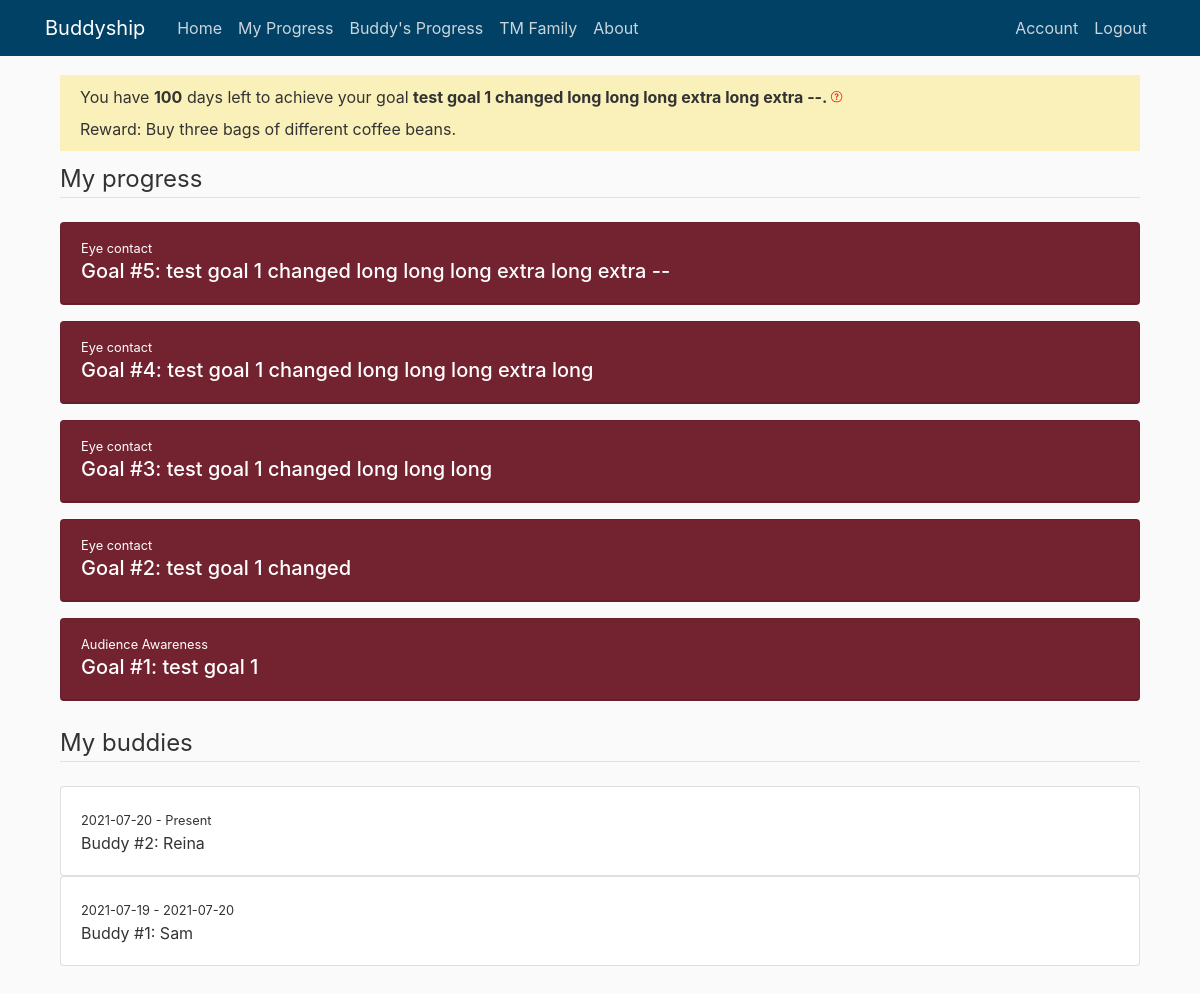
Page /my_progress (signed in) on the earlier database version.
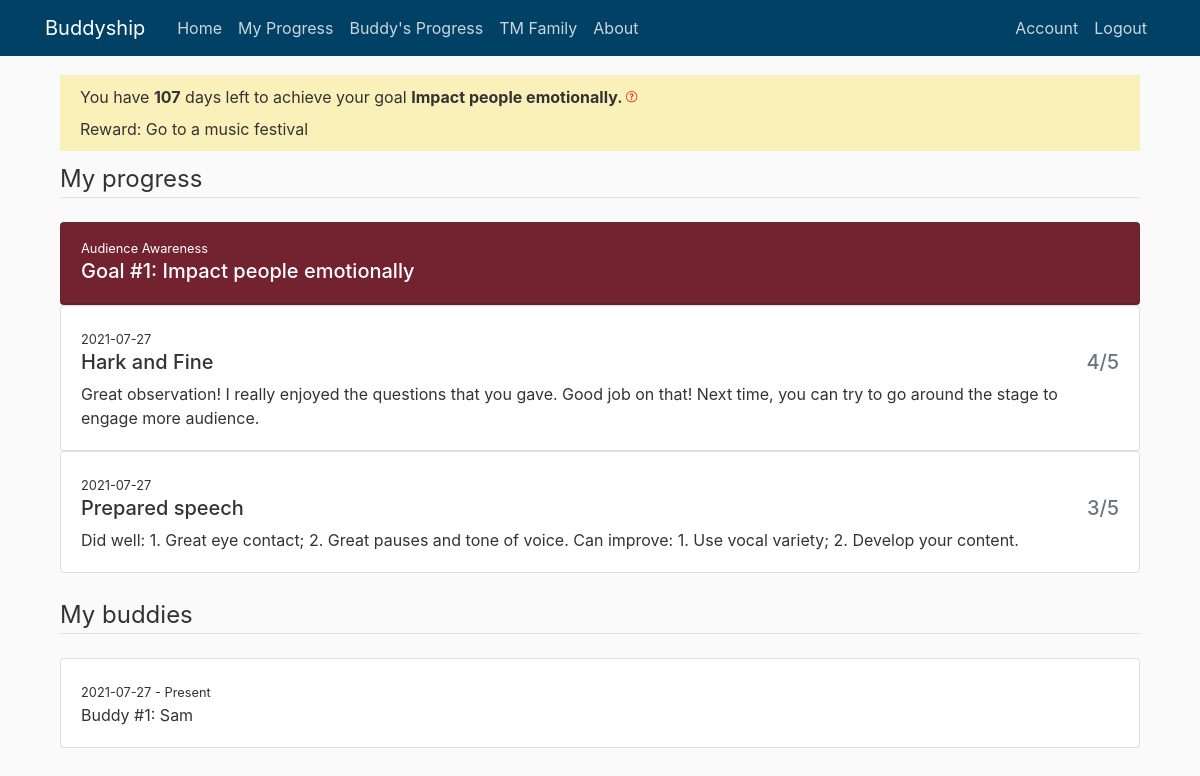
Same page on the later database version.
### buddyship/models.py (models this page shows, shortened)
class Goal(db.Model):
    id = db.Column(db.Integer, primary_key=True)
    general_goal = db.Column(db.String(150))
    specific_goal = db.Column(db.String(150))
    goal_count = db.Column(db.Integer, default=1)
    goal_reward = db.Column(db.String(150))
    start_date = db.Column(db.DateTime, default=func.now())
    end_date = db.Column(db.DateTime)
    user_id = db.Column(db.Integer, db.ForeignKey('user.id'), nullable=False)

class User(db.Model, UserMixin):
    id = db.Column(db.Integer, primary_key=True)
    if_admin = db.Column(db.Boolean, nullable=False)
    active = db.Column(db.Boolean(), nullable=False)
    first_name = db.Column(db.String(20), unique=True, nullable=False)
    email = db.Column(db.String(120), unique=True, nullable=False)
    password = db.Column(db.String(60), nullable=False)
    current_buddy = db.Column(db.String(150))
    current_general_goal = db.Column(db.String(150))
    current_specific_goal = db.Column(db.String(150))
    current_reward = db.Column(db.String(150))
    confirmed_at = db.Column(db.Date, nullable=False)
    buddies = db.relationship('Buddy', backref='owner', lazy=True)
    goals = db.relationship('Goal', backref='owner', lazy=True)
    record_progresses = db.relationship('Progress', backref='giver', lazy=True)

class Buddy(db.Model):
    id = db.Column(db.Integer, primary_key=True)
    buddy_name = db.Column(db.String(100), nullable=False)
    buddy_count = db.Column(db.Integer, default=1)
    start_date = db.Column(db.DateTime, default=func.now())
    end_date = db.Column(db.DateTime)
    user_id = db.Column(db.Integer, db.ForeignKey('user.id'), nullable=False)
    buddy_progresses = db.relationship(
        'Progress', backref='receiver', lazy=True)

class Progress(db.Model):
    id = db.Column(db.Integer, primary_key=True)
    buddy_role = db.Column(db.String(150))
    buddy_score = db.Column(db.String(150))
    buddy_comment = db.Column(db.String(1500))
    date = db.Column(db.DateTime, default=func.now())
    buddy_goal = db.Column(db.String(150))
    user_id = db.Column(db.Integer, db.ForeignKey('user.id'))
    buddy_id = db.Column(db.Integer, db.ForeignKey('buddy.id'))

### buddyship/progresses/routes.py (the view)
@progresses.route('/my_progress', methods=['GET'])
@login_required
def my_progress():
    if current_user.current_buddy == None:
        flash('Please set up your buddy and your goal first. ', 'danger')
        return redirect(url_for('users.set_up'))
    else:
        buddies = Buddy.query.filter_by(
            buddy_name=current_user.first_name).all()
        id_lst = []
        for buddy in buddies:
            id_lst.append(buddy.user_id)
        return render_template("my_progress.html", title='My Progress', user=current_user,
                               buddy_accounts=User.query.filter(
                                   User.id.in_(id_lst)).all(),
                               current_time=date.today())

### buddyship/models.py (called while the page is built)
@login_manager.user_loader
def load_user(user_id):
    return User.query.get(int(user_id))

### buddyship/templates/my_progress.html (shortened to what this page needs)
{% extends "layout.html" %}
{% block content %}
<div class="content-section">
    <div class="subtitle-section">
        You have <b>{{ (user.goals[-1].end_date.date() - current_time).days }}</b></span> days left
        to achieve your goal
        <b>{{ user.current_specific_goal }}. </b> <label data-toggle="tooltip" data-placement="top"
            title="We encourage you to use 6 months to complete one goal. You can always change your goal on 'Account' tab. ">
        </label>
        <br />Reward: {{ user.current_reward }}
    </div>
    <legend class="border-bottom mb-4">My progress</legend>
    {% for goal in user.goals|reverse %}
    <div class="card bg-red text-white mt-3">
        <div class="card-header">
            <small>{{ goal.general_goal }}</small>
            <h5>
                Goal #{{ goal.goal_count }}: {{ goal.specific_goal }}</h5>
        </div>
    </div>
    {% for buddy_account in buddy_accounts|reverse %}
    {% for progress in buddy_account.record_progresses|reverse %}
    {% if progress.buddy_goal == goal.general_goal + ' - ' + goal.specific_goal %}
    <div class="card">
        <div class="card-body">
            <small>{{ progress.date.date() }}</small>
            <h5 class="row align-items-start">
                <div class="col">{{ progress.buddy_role }}</div>
                <div class="col text-right text-muted">{{ progress.buddy_score[0] }}/5</div>
            </h5>
            <p class="card-text">{{ progress.buddy_comment }}</p>
        </div>
    </div>
    {% endif %}
    {% endfor %}
    {% endfor %}
    {% endfor %}
</div>
<br>
<legend class="border-bottom mb-4">My buddies</legend>
{% for buddy in user.buddies|reverse %}
<div class="card">
    <div class="card-body">
        <small>{{ buddy.start_date.date() }} -
            {% if buddy.end_date == None %} Present
            {% else %} {{ buddy.end_date.date() }}
            {% endif %}</small>
        <p class="card-text">Buddy #{{ buddy.buddy_count }}: {{ buddy.buddy_name }}</p>
    </div>
</div>
{% endfor %}
<br>
</div>
{% endblock content %}

Differences in the rows shown:
removed Goal: (user.goals[-1].end_date.date()-current_time).days "100", general_goal "Eye contact", goal_count "5", specific_goal "test goal 1 changed long long long extra long extra --"
removed Goal: general_goal "Eye contact", goal_count "4", specific_goal "test goal 1 changed long long long extra long"
removed Goal: general_goal "Eye contact", goal_count "3", specific_goal "test goal 1 changed long long long"
removed Goal: general_goal "Eye contact", goal_count "2", specific_goal "test goal 1 changed"
removed Buddy: start_date "2021-07-20", shows "Present", buddy_count "2", buddy_name "Reina"
changed Goal "Audience Awareness": specific_goal "test goal 1" → "Impact people emotionally"
changed User: current_specific_goal "test goal 1 changed long long long extra long extra --" → "Impact people emotionally"; current_reward "Buy three bags of different coffee beans." → "Go to a music festival"
now on this page (row edited): Progress: date "2021-07-27", buddy_role "Hark and Fine", buddy_score "4", buddy_comment "Great observation! I really enjoyed the questions that you gave. Good job on that! Next time, you can try to go around the stage to engage more audience."
now on this page (row edited): Progress: date "2021-07-27", buddy_role "Prepared speech", buddy_score "3", buddy_comment "Did well: 1. Great eye contact; 2. Great pauses and tone of voice. Can improve: 1. Use vocal variety; 2. Develop your content."
changed Buddy "Sam": start_date "2021-07-19" → "2021-07-27"; end_date "2021-07-20" → (not shown); now shows "Present"
Other differences:
{{ (user.goals[-1].end_date.date() - current_time).days }}: "100" → "107"
